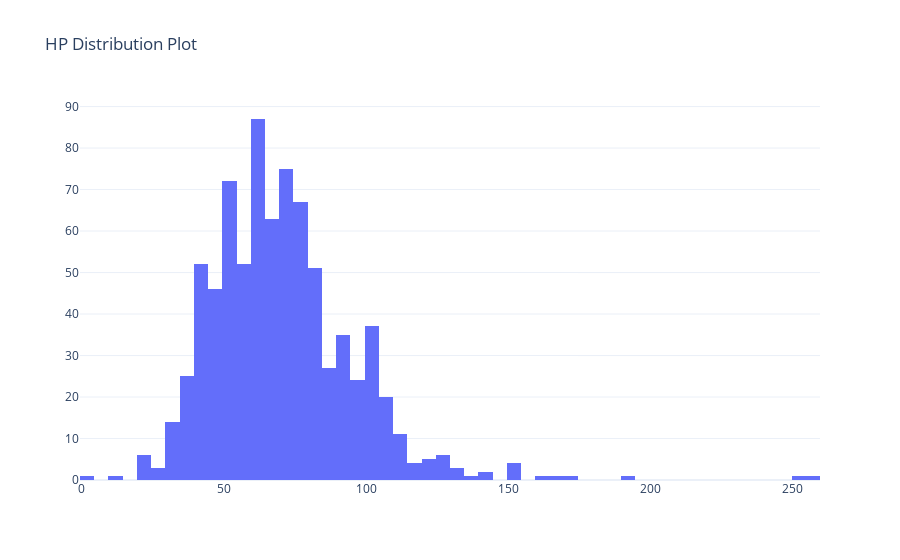

The notebook cell saved with this chart:
### Code cell
PlotlyDistPlot(df, 'HP')

### Figure 1 — Plotly figure (JSON) as saved in the notebook; plotly's stock layout.template omitted (floating-point values rounded to 4 significant figures; data arrays with more than 128 entries replaced by an {"elided": "..."} marker saying what was removed)
{"data": [{"x": {"elided": "800 int values"}, "type": "histogram"}], "layout": {"title": {"text": "HP Distribution Plot"}}}
